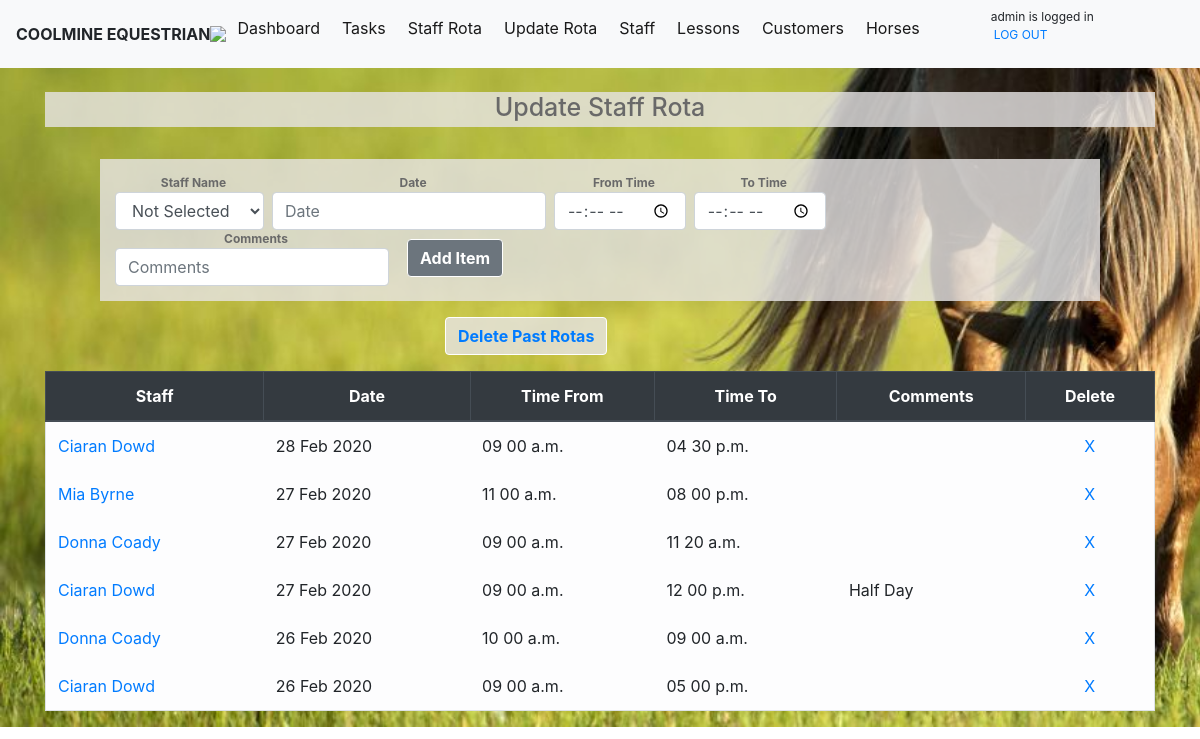
Page /rota (signed in) on the earlier database version.
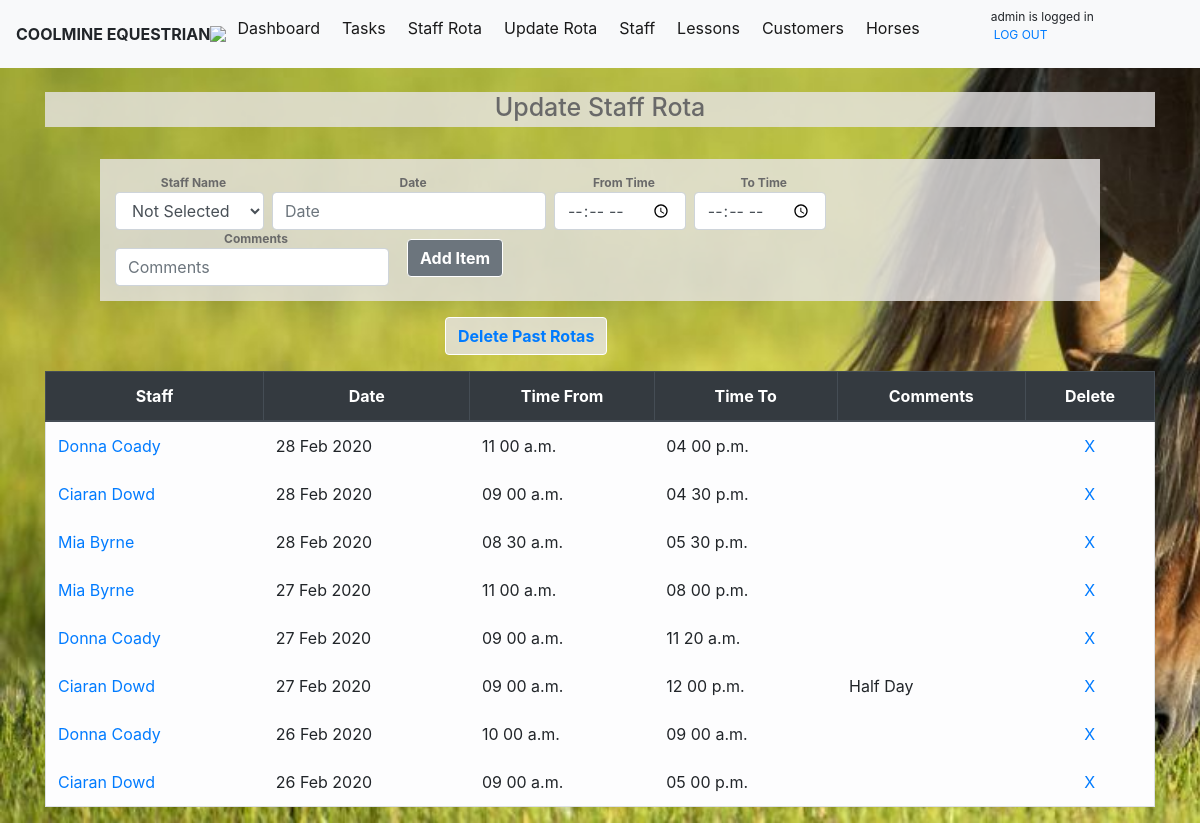
Same page on the later database version.
### module_task/models.py (models this page shows, shortened)
class RotaList(models.Model):
    rotastaffid = models.ForeignKey(StaffList,blank=True,null=True, on_delete=models.CASCADE,limit_choices_to={'termindate': None},)
    rotadate = models.DateField(auto_now_add=False, auto_now=False)
    timefrom = models.TimeField(auto_now_add=False, auto_now=False,blank=True,null=True)
    timeto = models.TimeField(auto_now_add=False, auto_now=False,blank=True,null=True)
    comments = models.CharField(max_length=100,blank=True)

class StaffList(models.Model):
    staffname= models.CharField(max_length=50)
    staffdob=models.DateField(blank=True, null=True)
    staffaddress= models.CharField(max_length=200,blank=True, null=True)
    staffemail= models.EmailField(blank=True, null=True)
    staffphone=models.CharField(max_length=30,blank=True, null=True)
    staffcontract = models.CharField(null=True,max_length=20)
    startdate=models.DateField(blank=True, null=True)
    termindate =models.DateField(blank=True, null=True)
    staffqual =models.CharField(max_length=250, blank=True,null=True)

### module_task/views.py (the view)
# urls.py: path('rota',views.rota, name='rota'),
@login_required
@user_passes_test(lambda u: u.groups.filter(name='staffgroup').count() == 0, login_url='/accounts/login/')
def rota(request):
    if request.method == 'POST':
        form = RotaListForm(request.POST or None)
        form.save()
        all_rotas = RotaList.objects.all().order_by('-rotadate','-timefrom')
        all_staff = StaffList.objects.all
        messages.success(request, ('Rota item has been successfully added!'))
        return render(request,'rota.html',{'all_rotas': all_rotas,'all_staff': all_staff})
    else:
        all_rotas = RotaList.objects.all().order_by('-rotadate','-timefrom')
        all_staff = StaffList.objects.all
        return render(request,'rota.html',{'all_rotas': all_rotas,'all_staff': all_staff})

### module_task/templates/rota.html (shortened to what this page needs)
{%extends 'base.html'%}
{% block content %}
<body>
<h1> Update Staff Rota  </h1>
<form class="form-inline my-2 my-lg-0" method="POST">{% csrf_token %}
    <div>
    <label for="rotastaffid">Staff Name</label>
    <select class="form-control mr-sm-2" name="rotastaffid">
    <option value="" selected="selected">Not Selected</option>
   </select>
   </div>
  <div>
  <label for="rotadate">Date</label>
  <input class="form-control mr-sm-2" type="text" id="datepicker" placeholder="Date"  name="rotadate">
  </div>
  <div>
  <label for="timefrom">From Time</label>
  <input class="form-control mr-sm-2" type="time" aria-label="Add" name="timefrom">
  </div>
  <div>
  <label for="timeto">To Time</label>
  <input class="form-control mr-sm-2" type="time" aria-label="Add" name="timeto">
  </div>
  <div>
  <label for="comments">Comments</label>
  <input class="form-control mr-sm-2" type="add" placeholder="Comments" aria-label="Add" name="comments">
  </div>
  <button class="btn btn-secondary my-2 my-sm-0 buttons" type="submit">Add Item</button>
</form>
<button class="btn btn-secondary my-2 my-sm-0 buttons delbtn" type="submit"><a href="{% url 'delpastrota' %}">Delete Past Rotas</a></button>
  {% if all_rotas %}
  <table class="table table-bordered">
    <thead class="thead-dark">
      <tr>
        <th scope="col">Staff</th>
        <th scope="col">Date</th>
        <th scope="col">Time From</th>
        <th scope="col">Time To</th>
        <th scope="col">Comments</th>
        <th scope="col">Delete</th>
      </tr>
    </thead>
    <tbody>
      {% for rotas in all_rotas %}
            <tr class="table table-borderless table-light" border-color>
              <td><a href="{% url 'editrota' rotas.id %}"> {{rotas.rotastaffid.staffname}}</a> </td>
              <td> {{rotas.rotadate|date:"d M Y"}} </td>
              <td> {{rotas.timefrom|time:"h i a"}} </td>
              <td> {{rotas.timeto|time:"h i a"}} </td>
              <td> {{rotas.comments}} </td>
              <td><center> <a href="{% url 'deleterota' rotas.id %}">X</a></center> </td>
            </tr>
      {% endfor %}
    </tbody>
  </table>
  {% endif %}
</body>
{% endblock %}

Differences in the rows shown:
added RotaList: rotastaffid.staffname "Donna Coady", rotadate "28 Feb 2020", timefrom "11 00 a.m.", timeto "04 00 p.m."
added RotaList: rotastaffid.staffname "Mia Byrne", rotadate "28 Feb 2020", timefrom "08 30 a.m.", timeto "05 30 p.m."
